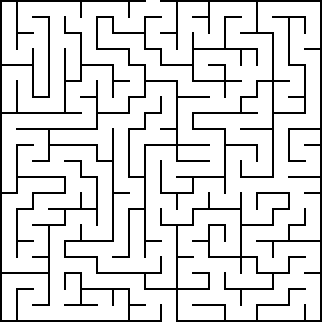
//> input picture image/opencv-maze-solver.png, 322 x 322 px
$ ./OpenCVSource   (built with g++ and OpenCV 4)
//> lines starting //> are read from the running program, lines starting //| are printed output that depends on the picture; after the words box and inside, x2 and y2 are one past the last pixel; in counts of white or black regions, pixels touching at a corner belong together
#include <opencv2/highgui/highgui.hpp>
#include <opencv2/imgproc/imgproc.hpp>
#include <cmath>
#include <iostream>

using namespace cv;
using namespace std;

int main()
{
	Mat src = imread("e:/Repo/Debug-Projects/MazeSolverOpenCV-Android/image/opencv-maze-solver.png");
//> src is the input picture: 322 rows x 322 cols, CV_8UC3; 86.4% white; black in thin lines or dots
	if (!src.data) { printf("Error loading src \n"); return -1; }

    Mat bw;
    cvtColor(src, bw, COLOR_BGR2GRAY);
//> bw: 322 rows x 322 cols, CV_8UC1; 86.4% white; black in thin lines or dots
    threshold(bw, bw, 10, 255, THRESH_BINARY_INV);
//> bw: 322 rows x 322 cols, CV_8UC1; 13.6% white in thin lines or dots
    //Detect Contours in an Image
    vector<std::vector<cv::Point>> contours;
    findContours(bw, contours, RETR_EXTERNAL, CHAIN_APPROX_NONE);
//> contours = 2 contours; box (x1, y1, x2, y2) and area: (16, 0, 322, 322) 4956, (0, 0, 162, 322) 2218
    Mat path = Mat::zeros(src.size(), CV_8UC1);
    drawContours(path, contours, 0, CV_RGB(255, 255, 255), FILLED);
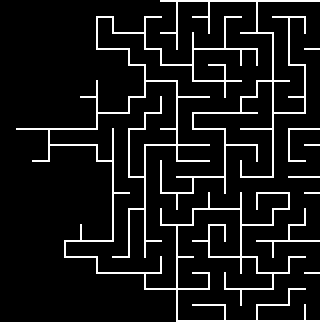
//> path: 322 rows x 322 cols, CV_8UC1; 9.4% white in thin lines or dots
    //Dilate the Image
    Mat kernel = Mat::ones(21, 21, CV_8UC1);
    //Mat st_elem = getStructuringElement(MORPH_RECT, bw.size());
    dilate(path, path, kernel);
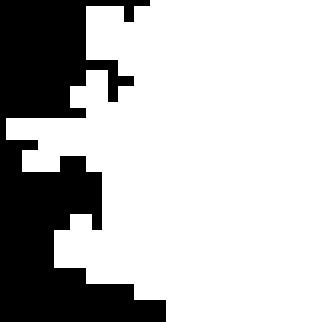
//> path: 322 rows x 322 cols, CV_8UC1; 73.6% white; 1 black region, box (x1, y1, x2, y2) and area: (0, 0, 166, 322) 27340
    //Erode the Image
    Mat path_erode;
    erode(path, path_erode, kernel);
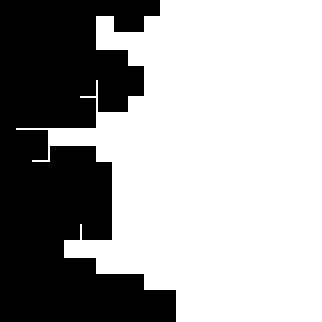
//> path_erode: 322 rows x 322 cols, CV_8UC1; 63.6% white; 1 black region, box (x1, y1, x2, y2) and area: (0, 0, 176, 322) 37760
    //Subtract Eroded Image from the Dilate One
    absdiff(path, path_erode, path);
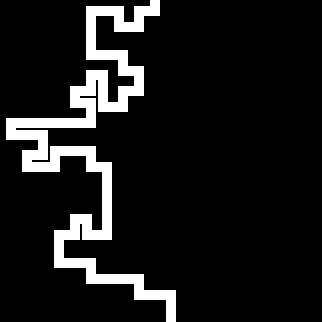
//> path: 322 rows x 322 cols, CV_8UC1; 10% white; 1 white region, box (x1, y1, x2, y2) and area: (6, 0, 176, 322) 10420
    //Draw the Path by Red Color
    vector<Mat> channels;
    split(src, channels);
    channels[0] &= ~path;
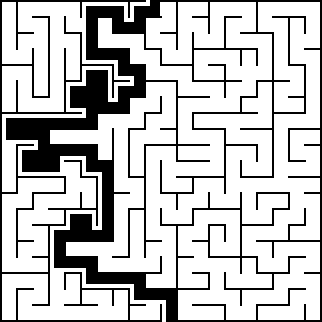
//> channels[0]: 322 rows x 322 cols, CV_8UC1; 76.4% white; 2 black regions, box (x1, y1, x2, y2) and area: (6, 0, 322, 322) 20120, (0, 0, 162, 322) 4356
    channels[1] &= ~path;
    channels[2] |= path;
    Mat dst;
    merge(channels, dst);
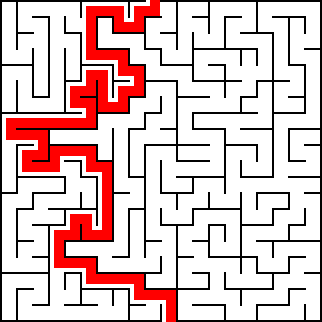
//> dst: 322 rows x 322 cols, CV_8UC3; mean B, G, R 194.8, 194.8, 220.4
	imshow("solution", dst);
	waitKey(0);
	return 0;
}
